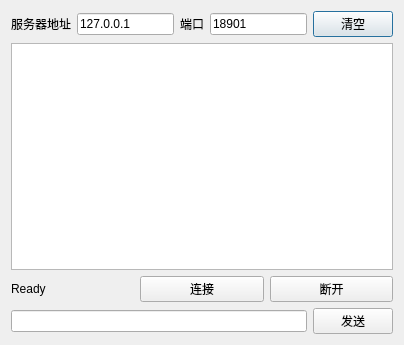
<?xml version="1.0" encoding="UTF-8"?>
<ui version="4.0">
 <class>client</class>
 <widget class="QDialog" name="client">
  <property name="geometry">
   <rect>
    <x>0</x>
    <y>0</y>
    <width>404</width>
    <height>345</height>
   </rect>
  </property>
  <property name="windowTitle">
   <string>客户端</string>
  </property>
  <layout class="QVBoxLayout" name="verticalLayout">
   <item>
    <layout class="QHBoxLayout" name="horizontalLayout_2">
     <item>
      <widget class="QLabel" name="label">
       <property name="text">
        <string>服务器地址</string>
       </property>
      </widget>
     </item>
     <item>
      <widget class="QLineEdit" name="clientIPlineEdit">
       <property name="text">
        <string>127.0.0.1</string>
       </property>
      </widget>
     </item>
     <item>
      <widget class="QLabel" name="label_2">
       <property name="text">
        <string>端口</string>
       </property>
      </widget>
     </item>
     <item>
      <widget class="QLineEdit" name="clientPortlineEdit">
       <property name="text">
        <string>18901</string>
       </property>
      </widget>
     </item>
     <item>
      <widget class="QPushButton" name="cCleanpushButton">
       <property name="text">
        <string>清空</string>
       </property>
      </widget>
     </item>
    </layout>
   </item>
   <item>
    <widget class="QTextEdit" name="messagetextBrowser"/>
   </item>
   <item>
    <layout class="QHBoxLayout" name="horizontalLayout">
     <item>
      <widget class="QLabel" name="cStatuslabel">
       <property name="text">
        <string>Ready</string>
       </property>
      </widget>
     </item>
     <item>
      <widget class="QPushButton" name="connectpushButton">
       <property name="text">
        <string>连接</string>
       </property>
      </widget>
     </item>
     <item>
      <widget class="QPushButton" name="disconnectpushButton">
       <property name="text">
        <string>断开</string>
       </property>
      </widget>
     </item>
    </layout>
   </item>
   <item>
    <layout class="QHBoxLayout" name="horizontalLayout_3">
     <item>
      <widget class="QLineEdit" name="clientMessagelineEdit"/>
     </item>
     <item>
      <widget class="QPushButton" name="clientSendpushButton">
       <property name="text">
        <string>发送</string>
       </property>
      </widget>
     </item>
    </layout>
   </item>
  </layout>
 </widget>
 <resources/>
 <connections/>
</ui>
